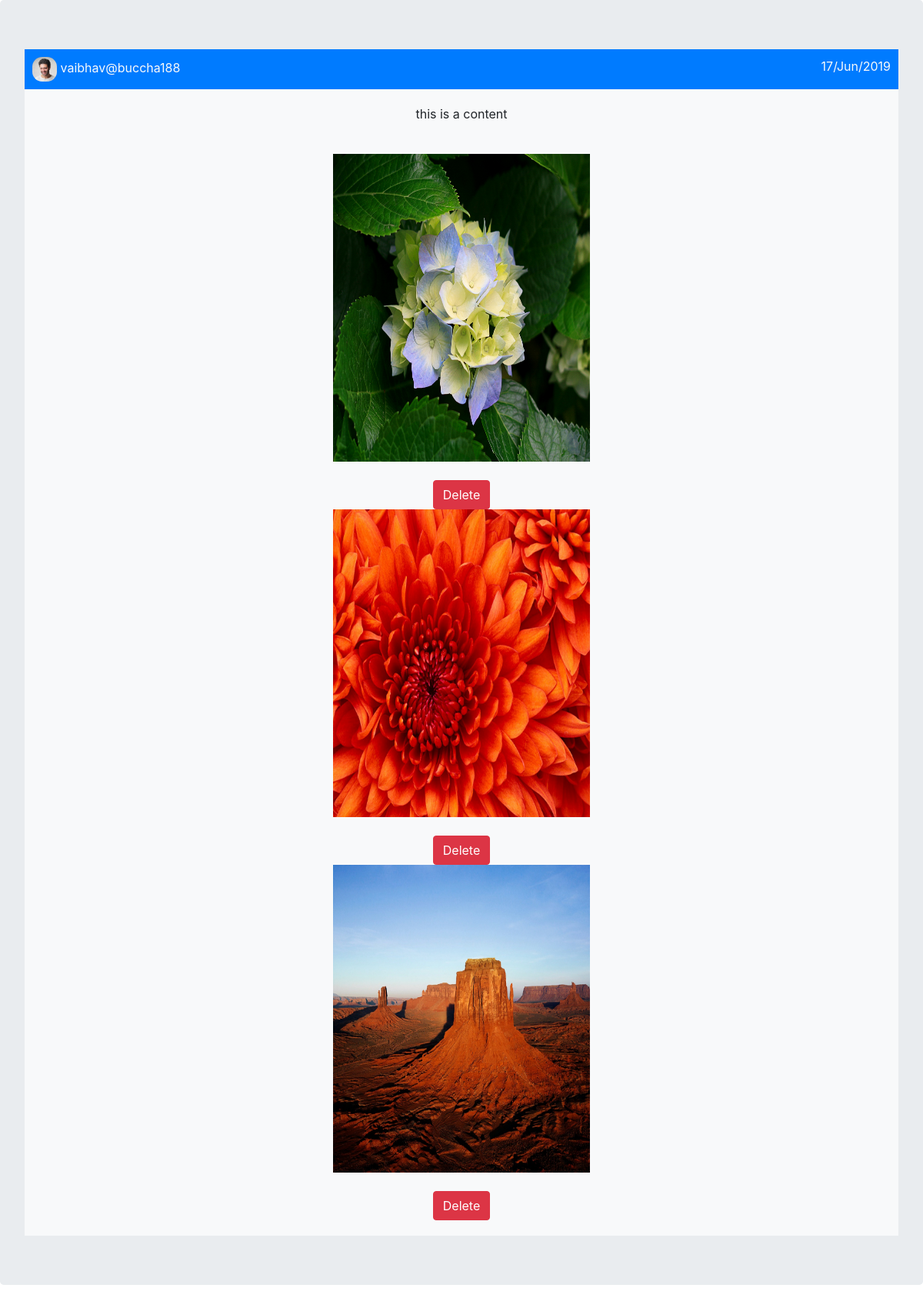
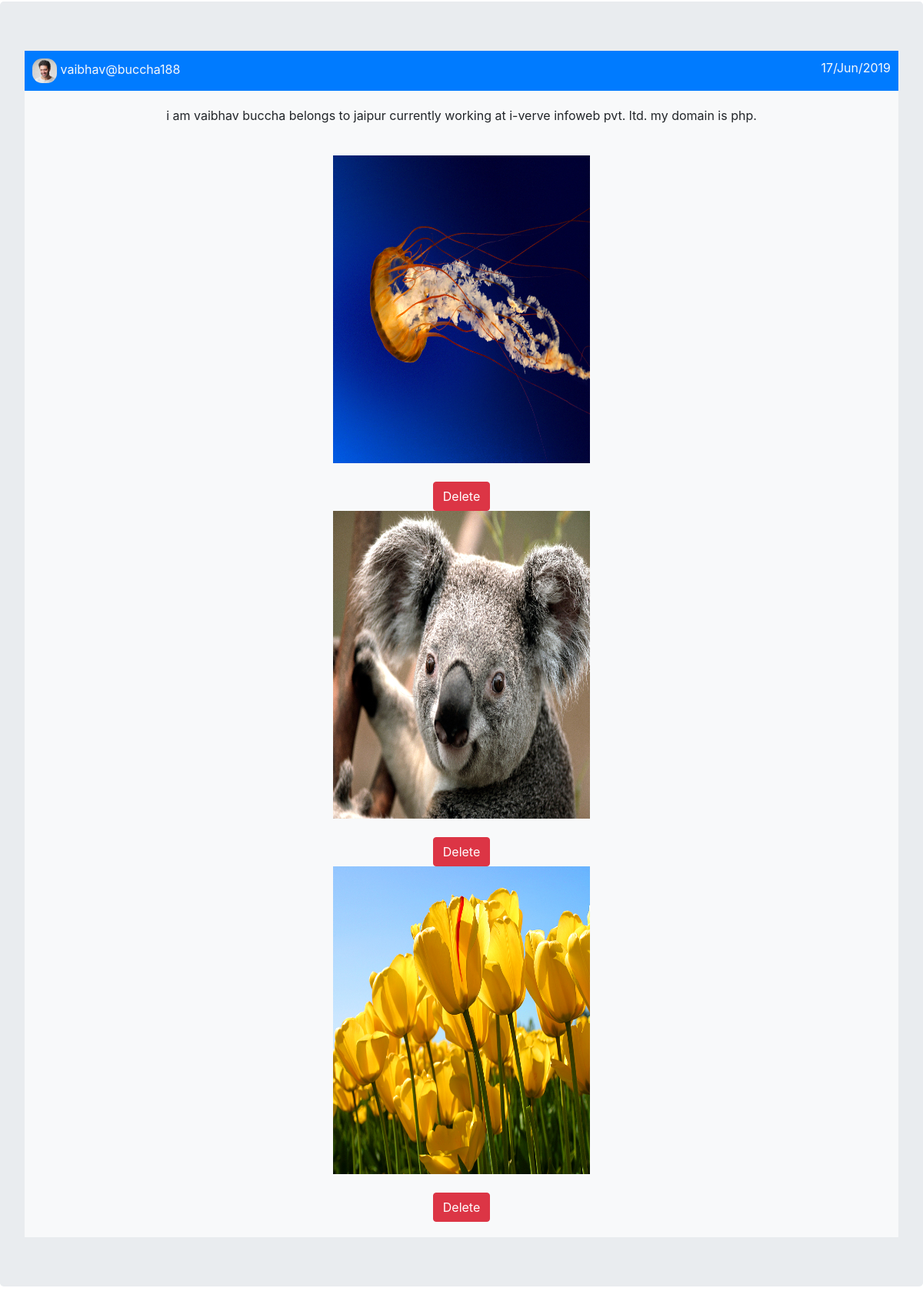
Screenshot of /our_post.php (signed in, upper part) with the database file from the repository (2 pictures, top to bottom).
### tables this page shows
CREATE TABLE `post` (
  `id` int(20) NOT NULL,
  `content` varchar(3000) NOT NULL,
  `username` varchar(255) NOT NULL,
  `date` varchar(255) NOT NULL,
  `images` varchar(500) NOT NULL
);

CREATE TABLE `user` (
  `id` int(11) NOT NULL,
  `name` varchar(255) NOT NULL,
  `email` varchar(300) NOT NULL,
  `password` varchar(400) NOT NULL,
  `dob` varchar(100) NOT NULL,
  `hobbies` varchar(300) NOT NULL,
  `gender` varchar(255) NOT NULL,
  `phone` varchar(10) NOT NULL,
  `country` varchar(100) NOT NULL,
  `username` varchar(100) NOT NULL,
  `image` varchar(1000) NOT NULL
);

### our_post.php (the view, shortened to what this page needs)
<?php
include_once "session.php";
?>
<!DOCTYPE html>
<html lang="en">
<head>
    <link rel="stylesheet" href="https://stackpath.bootstrapcdn.com/bootstrap/4.3.1/css/bootstrap.min.css">
    <link rel="stylesheet" href="css/our_post.css">
</head>
<body>
<?php
            $user = $_SESSION['user'];
            $post_fetch = "SELECT * FROM post WHERE username='$user' ";
            $result = mysqli_query($con,$post_fetch);
            while($row = mysqli_fetch_assoc($result)){
                $username = $row['username'];
                $get_img = "SELECT * FROM user WHERE username='$username'";
                $runn = mysqli_query($con,$get_img);
                $user_image = mysqli_fetch_array($runn);
            ?>
            <div class="jumbotron">
                <div class="bg-primary post-head">
                    <div class="post_admin text-light"><img src="<?php echo $user_image['image'] ;?>" class="tag-pic" width="32px" height="32px" >&nbsp;<?php echo $row['username']; ?>&nbsp;<span style="float:right;"><?php echo $row['date']; ?></span>
            </div>
            <div class="bg-light text-center post-content">
                <?php echo $row['content']; ?>
            </div>
            <div class="bg-light text-center post-content">
                <?php
                $image = $row['images'];
                $image = explode('/',$image);
                $total_img = count($image);
                $width = 1000 / ($total_img-1);
                $height= 400;
                for($i=0;$i<$total_img-1;$i++){
                    ?>
                    <img src="<?php echo "image/".$image[$i]; ?>" width="<?php echo $width."px";?>" height="<?php echo $height."px";?>">
                     <div><br>
                        <form action="#" method="get">
                            <button value="<?php echo $row['id']; ?>" name="delete" class="btn btn-danger">Delete</button>
                        </form>
                    </div>
                    <?php
                }
                ?>
            </div>
            </div>
        </div>
        <?php } ?>
</body>
</html>

### css/our_post.css (style rules this page uses)
.post-head { width: 100%; height: auto; }
.post_admin { padding: 10px; }
.post-content { padding: 20px; text-align: center; }
.tag-pic { border-radius: 40%; }

### rows the page displays
post: user.image (picture), username "vaibhav@buccha188", date "17/Jun/2019", content "this is a content", images (picture), $row['id'] 2 (drawn)
post: user.image (picture), username "vaibhav@buccha188", date "17/Jun/2019", content "i am vaibhav buccha belongs to jaipur currently working at i-verve infoweb pvt. ltd. my domain is php.", images (picture), $row['id'] 3 (drawn)
